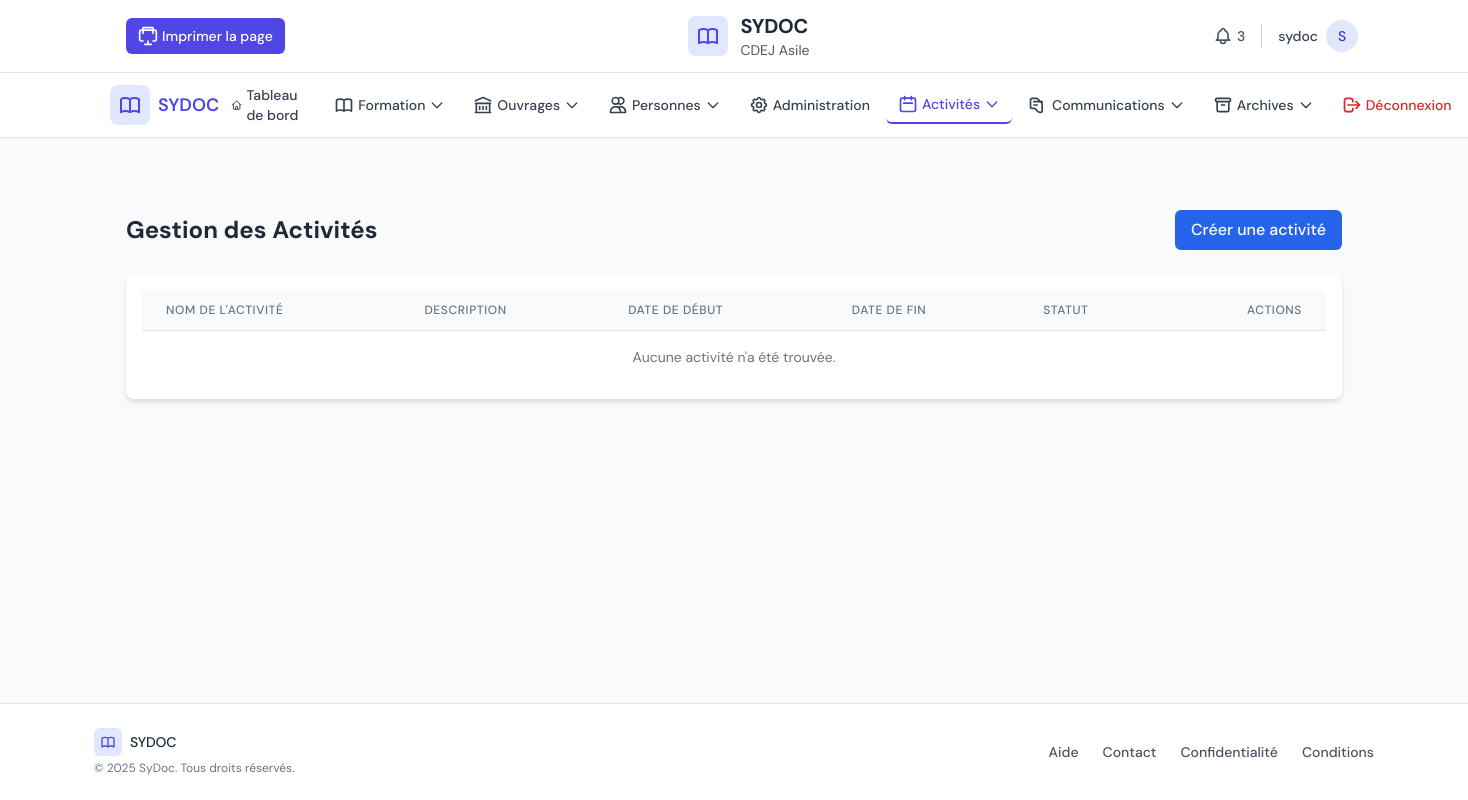
The page /center/activities/ (signed in) on the database as committed earlier.
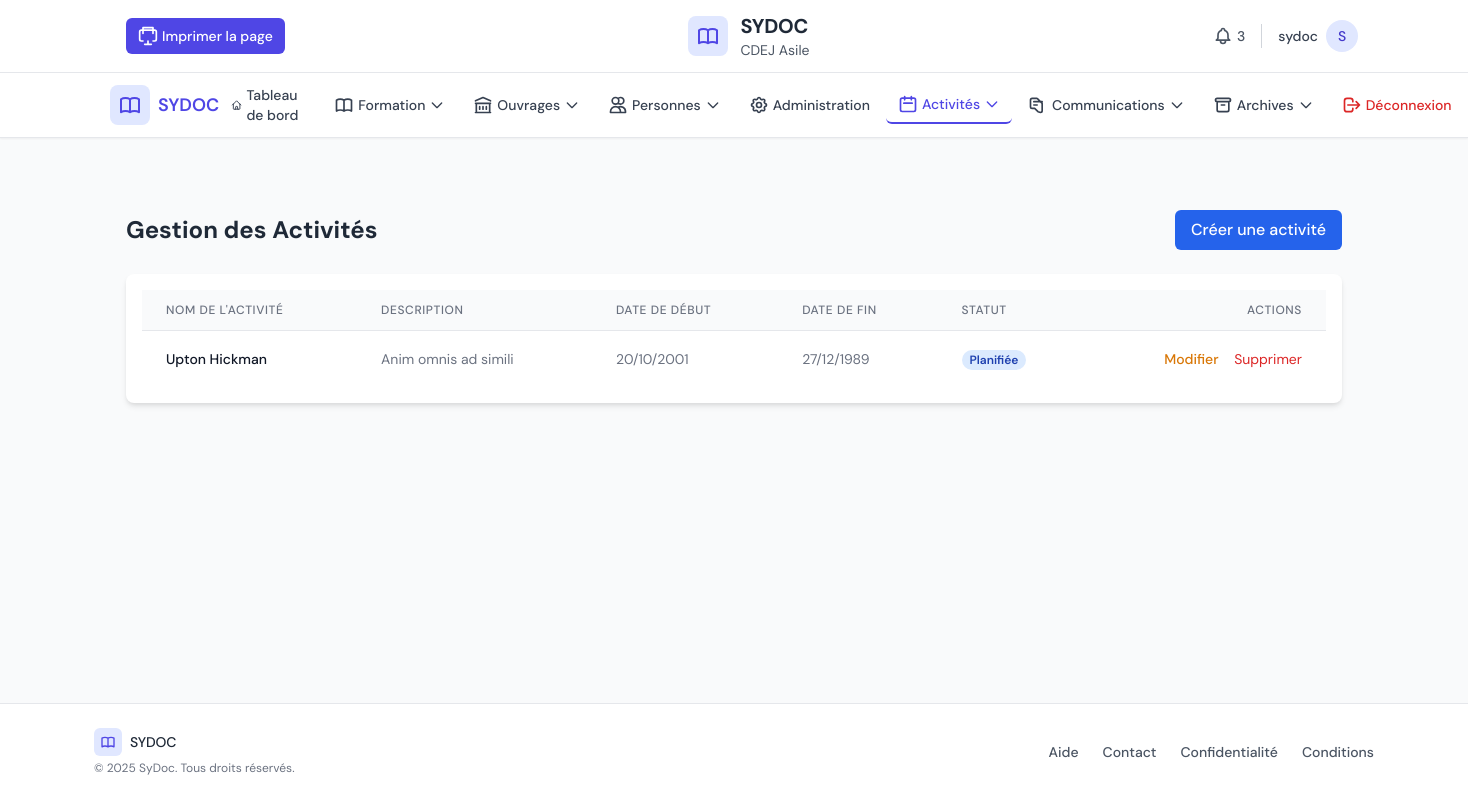
The same page on the database as committed later.
### core/models.py (models this page shows, shortened)
class Activity(models.Model):
    class Status(models.TextChoices):
        PLANNED = 'planned', 'Planifié'
        ACTIVE = 'active', 'Actif'
        INACTIVE = 'inactive', 'Inactif'
        COMPLETED = 'completed', 'Terminé'
        SUSPENDED = 'suspended', 'Suspendu'
    documentation_center = models.ForeignKey(
        DocumentationCenter,
        on_delete=models.CASCADE,
        related_name='activities'
    )
    name = models.CharField(max_length=255, verbose_name="Nom de l'activité", help_text="Le nom officiel de l'activité.")
    description = models.TextField(blank=True, null=True, verbose_name="Description", help_text="Une description détaillée de l'activité.")
    start_date = models.DateField(blank=True, null=True, verbose_name="Date de début")
    end_date = models.DateField(blank=True, null=True, verbose_name="Date de fin")
    status = models.CharField(
        max_length=20,
        choices=Status.choices,
        default=Status.PLANNED,
        verbose_name="Statut"
    )
    created_at = models.DateTimeField(auto_now_add=True, verbose_name="Date de création")
    class Meta:
        verbose_name = "Activité"
        verbose_name_plural = "Activités"
        ordering = ['name']

### center_panel/views.py (the view)
# urls.py: path('activities/', views.activity_list, name='activities'),
@login_required
def activity_list(request):
    current_center = DocumentationCenter.objects.first()
    activities = Activity.objects.filter(documentation_center=current_center)
    context = {
        'current_center': current_center,
        'activities': activities
    }
    return render(request, 'center_panel/activities.html', context)

### center_panel/templates/center_panel/activities.html (shortened to what the changed rows need)
{% extends 'center_panel/base.html' %}
{% load static %}
{% block content %}
<div class="container mx-auto px-4 py-8">
    <div class="flex justify-between items-center mb-6">
        <h1 class="text-2xl font-bold text-gray-800">Gestion des Activités</h1>
    </div>
    <div class="bg-white shadow-md rounded-lg overflow-hidden">
        <div class="p-4">
            <table id="activity-table" class="min-w-full divide-y divide-gray-200" data-datatable data-export="true">
                <thead class="bg-gray-50">
                    <tr>
                        <th class="px-6 py-3 text-left text-xs font-medium text-gray-500 uppercase tracking-wider">Nom de l'activité</th>
                        <th class="px-6 py-3 text-left text-xs font-medium text-gray-500 uppercase tracking-wider">Description</th>
                        <th class="px-6 py-3 text-left text-xs font-medium text-gray-500 uppercase tracking-wider">Date de début</th>
                        <th class="px-6 py-3 text-left text-xs font-medium text-gray-500 uppercase tracking-wider">Date de fin</th>
                        <th class="px-6 py-3 text-left text-xs font-medium text-gray-500 uppercase tracking-wider">Statut</th>
                        <th class="px-6 py-3 text-right text-xs font-medium text-gray-500 uppercase tracking-wider no-print">Actions</th>
                    </tr>
                </thead>
                <tbody class="bg-white divide-y divide-gray-200">
                    {% for activity in activities %}
                    <tr class="hover:bg-gray-50">
                        <td class="px-6 py-4 whitespace-nowrap text-sm font-medium text-gray-900">
                            {{ activity.name }}
                        </td>
                        <td class="px-6 py-4 whitespace-nowrap text-sm text-gray-500">
                            {{ activity.description|truncatechars:50 }}
                        </td>
                        <td class="px-6 py-4 whitespace-nowrap text-sm text-gray-500">
                            {{ activity.start_date|date:"d/m/Y" }}
                        </td>
                        <td class="px-6 py-4 whitespace-nowrap text-sm text-gray-500">
                            {{ activity.end_date|date:"d/m/Y" }}
                        </td>
                        <td class="px-6 py-4 whitespace-nowrap">
                            {% if activity.status == 'active' %}
                                <span class="px-2 inline-flex text-xs leading-5 font-semibold rounded-full bg-green-100 text-green-800">
                                    Active
                                </span>
                            {% elif activity.status == 'inactive' %}
                                <span class="px-2 inline-flex text-xs leading-5 font-semibold rounded-full bg-gray-100 text-gray-800">
                                    Inactive
                                </span>
                            {% else %}
                                <span class="px-2 inline-flex text-xs leading-5 font-semibold rounded-full bg-blue-100 text-blue-800">
                                    Planifiée
                                </span>
                            {% endif %}
                        </td>
                        <td class="px-6 py-4 whitespace-nowrap text-right text-sm font-medium no-print">
                            <a href="{% url 'center_panel:edit_activity' activity.pk %}" class="text-yellow-600 hover:text-yellow-900 mr-3">Modifier</a>
                            <button type="button"
                                    class="text-red-600 hover:text-red-900 focus:outline-none"
                                    onclick="showDeleteModal({{ activity.pk }}, '{{ activity.name|escapejs }}')">
                                Supprimer
                            </button>
                        </td>
                    </tr>
                    {% empty %}
                    <tr>
                        <td colspan="6" class="px-6 py-4 text-center text-sm text-gray-500">
                            Aucune activité n'a été trouvée.
                        </td>
                    </tr>
                    {% endfor %}
                </tbody>
            </table>
        </div>
    </div>
</div>
{% endblock %}

Rows that differ between the two databases and show on the page:
added Activity: name "Upton Hickman", description "Anim omnis ad simili", start_date "20/10/2001", end_date "27/12/1989", status "Planifiée"
Other text that changed with them:
text no longer shown: "Aucune activité n'a été trouvée."
